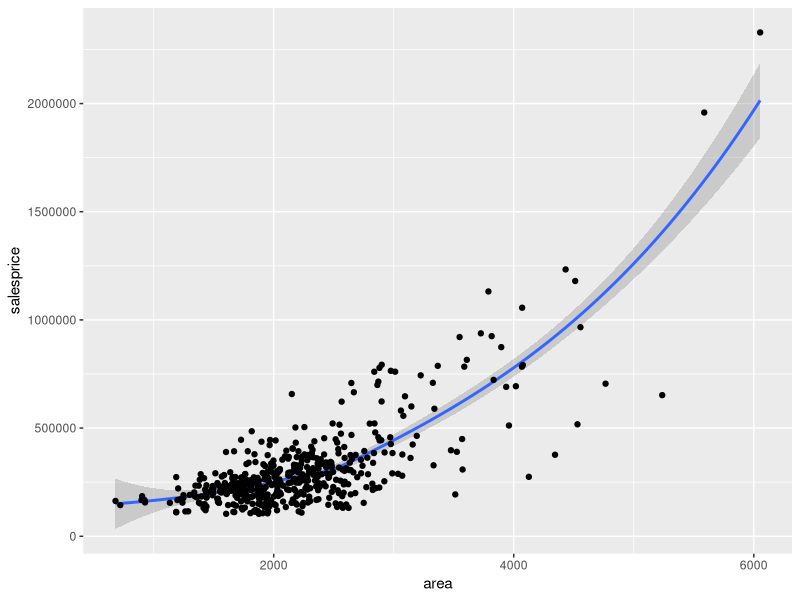
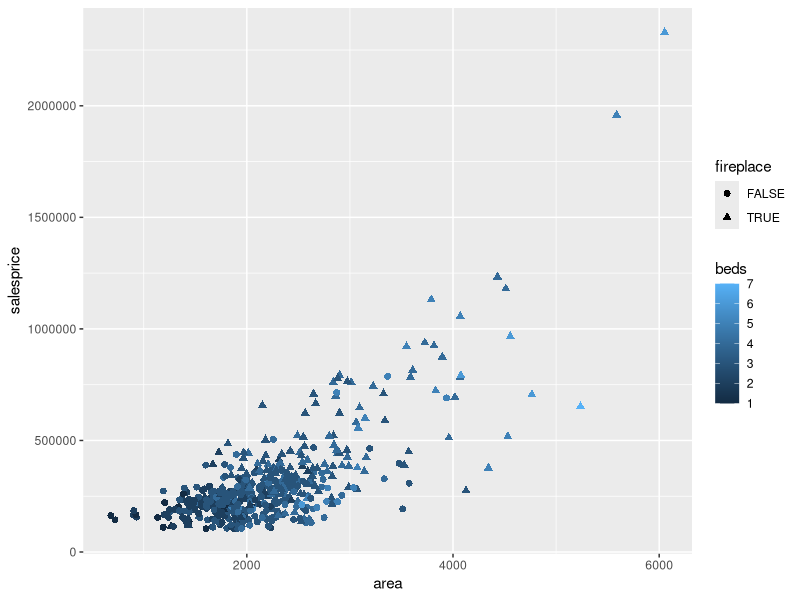
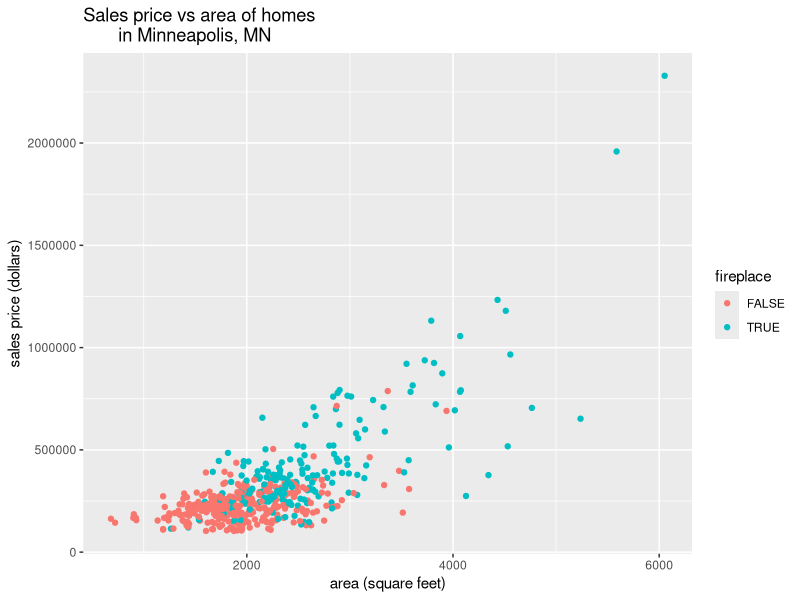
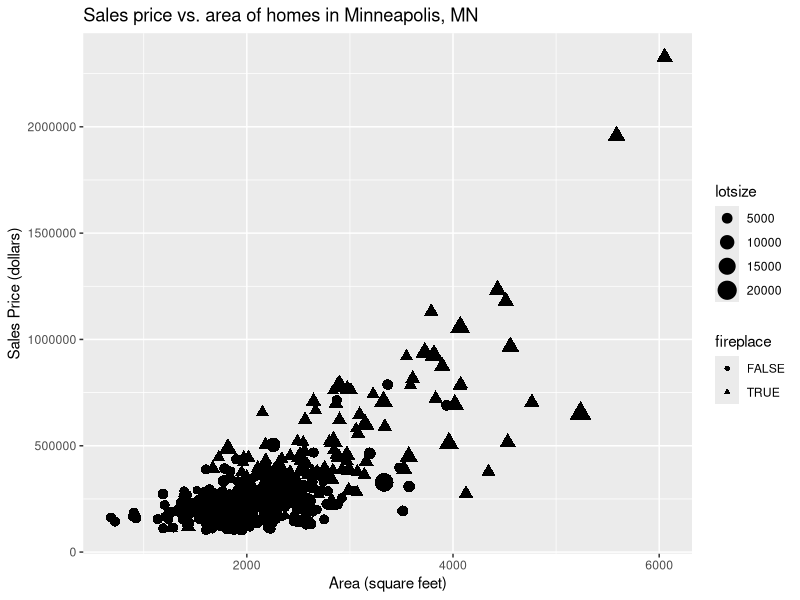
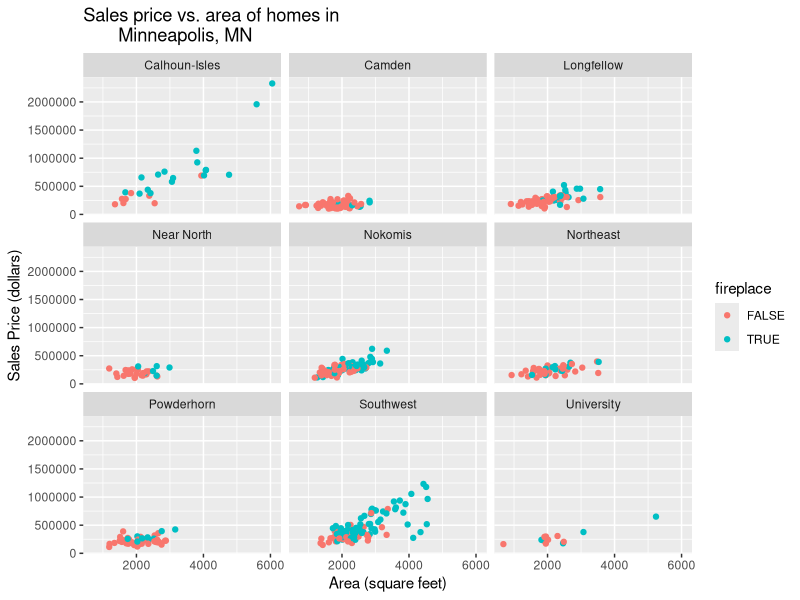
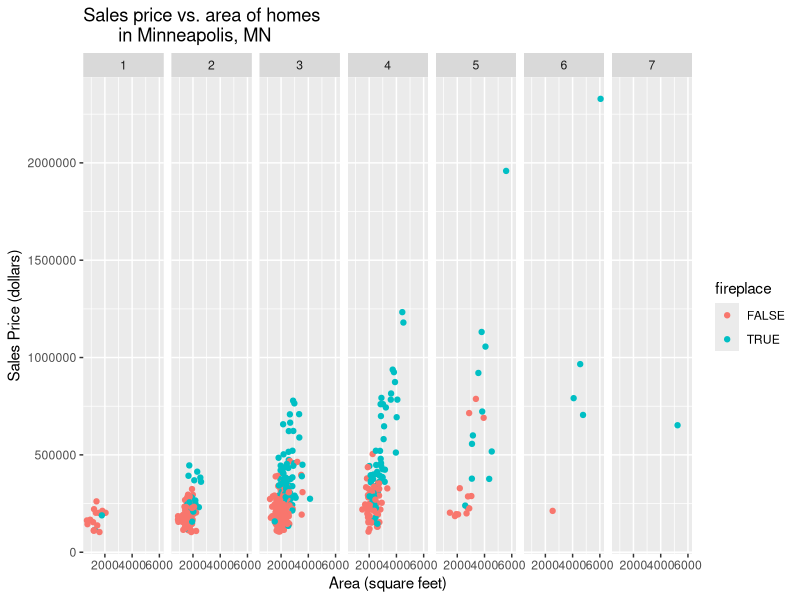
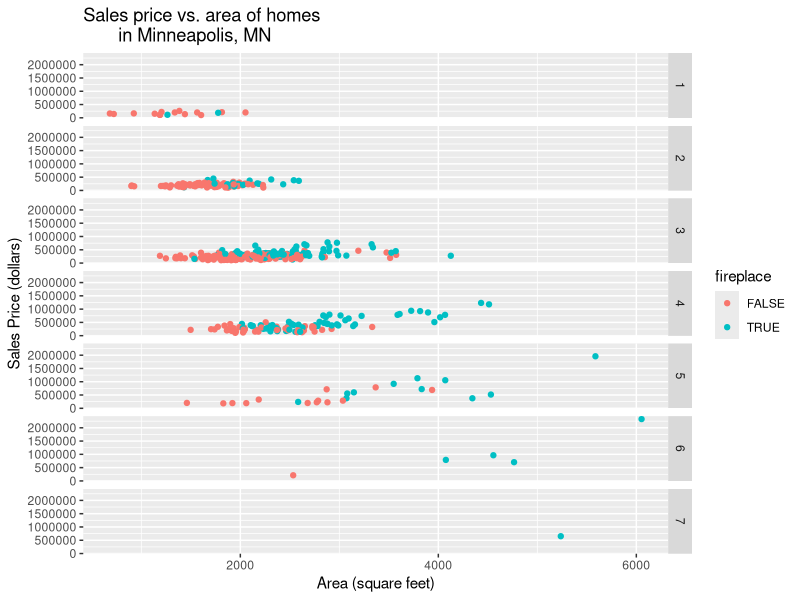
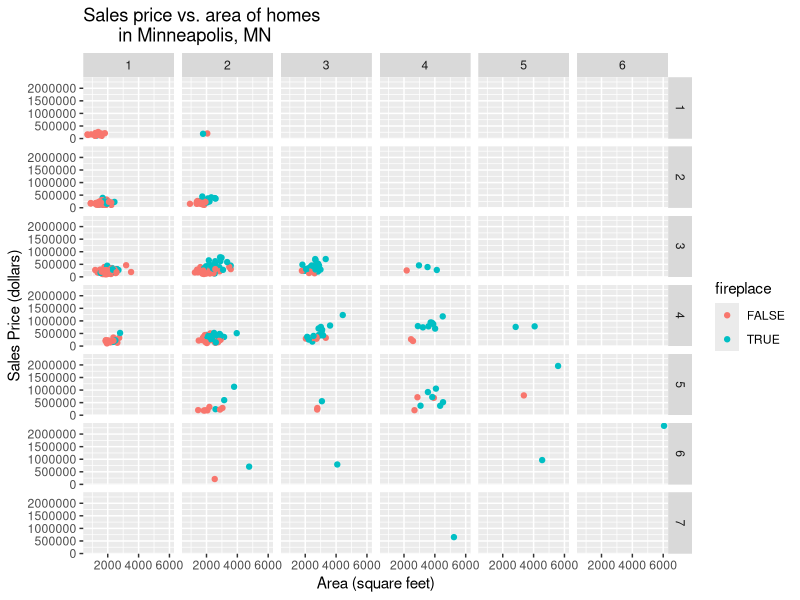

These figures' R source, in order:
## ---- chunk 1
knitr::opts_chunk$set(echo = TRUE)
## ---- chunk 2
library(tidyverse)
library(ggplot2)
## ---- chunk 3
mn_homes <- read.csv("data/mn_homes.csv")
glimpse(mn_homes)
## ---- chunk 4
ggplot(data=mn_homes, mapping=aes(x=area, y=salesprice)) + geom_smooth() + geom_point()
## ---- chunk 5
ggplot(data=mn_homes, 
       mapping=aes(x=area, y=salesprice, color=beds, 
                   shape=fireplace)) + geom_point(size=2)
## ---- chunk 6
ggplot(data=mn_homes, 
       mapping=aes(x=area, 
                   y=salesprice, color=fireplace)) +
  geom_point() + 
  labs(title = "Sales price vs area of homes 
       in Minneapolis, MN", x="area (square feet)", 
       y="sales price (dollars)")
## ---- chunk 7
ggplot(data = mn_homes, 
mapping = aes(x = area, y = salesprice,
shape = fireplace,
size = lotsize)) + 
geom_point() + 
labs(title = "Sales price vs. area of homes in Minneapolis, MN",
x = "Area (square feet)", y = "Sales Price (dollars)") 

## ---- chunk 8
ggplot(data=mn_homes, 
       mapping=aes(x=area, y=salesprice, 
                   color=fireplace)) + 
  geom_point() + 
  labs(title = "Sales price vs. area of homes in 
       Minneapolis, MN",
       x = "Area (square feet)", 
       y = "Sales Price (dollars)") + 
  facet_wrap(~community)
## ---- chunk 9
ggplot(data=mn_homes, 
       mapping=aes(x=area, y=salesprice, 
                   color=fireplace)) + 
  geom_point() + 
  labs(title = "Sales price vs. area of homes 
       in Minneapolis, MN",
       x = "Area (square feet)", 
       y = "Sales Price (dollars)") + 
  facet_grid(.~beds)
## ---- chunk 10
ggplot(data=mn_homes, 
       mapping=aes(x=area, y=salesprice, 
                   color=fireplace)) + 
  geom_point() + 
  labs(title = "Sales price vs. area of homes 
       in Minneapolis, MN",
       x = "Area (square feet)", 
       y = "Sales Price (dollars)") + 
  facet_grid(beds~.)
## ---- chunk 11
ggplot(data=mn_homes, 
       mapping=aes(x=area, y=salesprice, 
                   color=fireplace)) + 
  geom_point() + 
  labs(title = "Sales price vs. area of homes 
       in Minneapolis, MN",
       x = "Area (square feet)", 
       y = "Sales Price (dollars)") + 
  facet_grid(beds~baths)
## ---- chunk 12
ggplot(data=mn_homes, 
       mapping=aes(x=area, y=salesprice)) + 
  geom_point() + 
  labs(title = "Sales price vs area of homes in 
       Minneapolis, MN", 
       x="area (square feet)", 
       y="sales price (dollars)")
## ---- chunk 13
ggplot(data=mn_homes, 
       mapping=aes(x=area, y=salesprice, 
                   color=community)) + 
  geom_point() + 
  labs(title = "Sales price vs area of homes 
       in Minneapolis, MN", x="area (square feet)", 
       y="sales price (dollars)")
## ---- chunk 14
ggplot(data=mn_homes, 
       mapping=aes(x=community, 
                   y =after_stat(prop),
                   group=1)) + 
  geom_bar()+
  theme(axis.text.x = element_text(angle = 90))
## ---- chunk 15
ggplot(data=mn_homes, 
       mapping=aes(x=community, fill=community)) + 
  geom_bar()+
  theme(axis.text.x = element_text(angle = 90))
## ---- chunk 16
ggplot(data=mn_homes, 
       mapping=aes(x=community, fill=fireplace)) + 
  geom_bar()+
  theme(axis.text.x = element_text(angle = 90))
## ---- chunk 17
ggplot(data=mn_homes) +
  geom_bar(mapping=aes(x=community, fill=fireplace))+
  theme(axis.text.x = element_text(angle = 90))
## ---- chunk 18
ggplot(data=mn_homes) +
  geom_bar(mapping=aes(x=community, fill=fireplace))+
  coord_flip()
## ---- chunk 19
ggplot(data = mn_homes, 
       mapping = aes(x=salesprice)) + 
  geom_histogram(bins=10)
## ---- chunk 20
ggplot(data=mn_homes, mapping=aes(x=community, y=salesprice)) + geom_boxplot() + coord_flip()
## ---- chunk 21
summary(cars)
## ---- chunk 22
plot(pressure)
